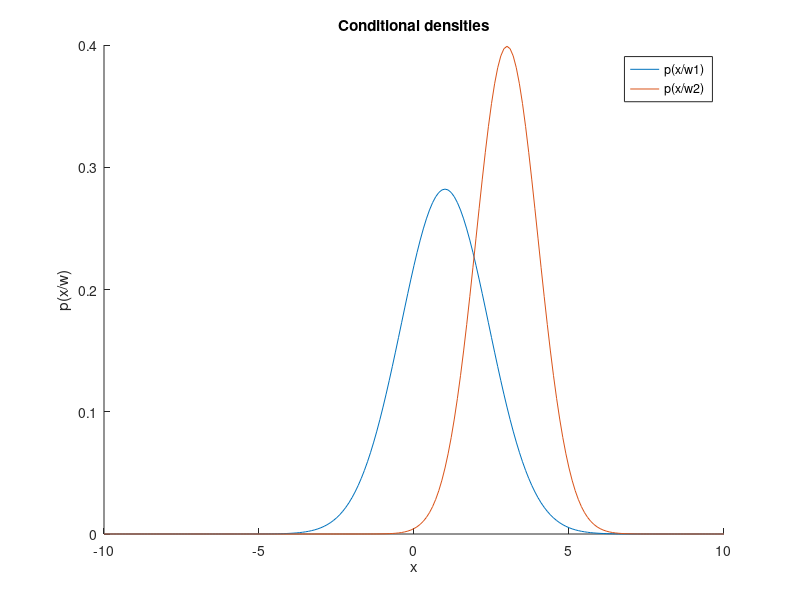
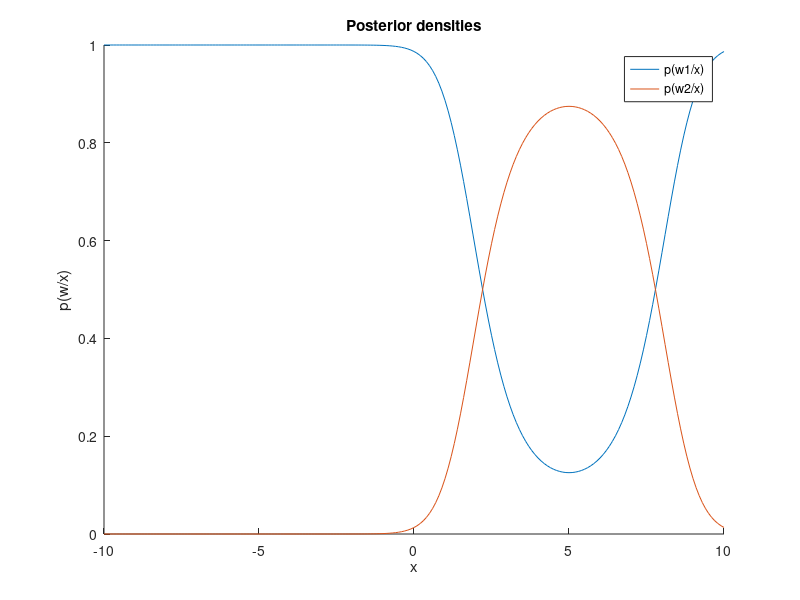

These figures' MATLAB source, in order:
clear all;
close all;
clc;

x = -10:0.1:10;
y1 = normpdf(x,1,1.414);
y2 = normpdf(x,3,1);

figure
title('Conditional densities')
hold on
plot(x,y1)
plot(x,y2)
xlabel('x')
ylabel('p(x/w)')
legend('p(x/w1)','p(x/w2)')

evidence = y1 * 0.6 + y2 * 0.4;
posterior1 = y1 * 0.6 ./ evidence;
posterior2 = y2 * 0.4 ./ evidence;

figure
title('Posterior densities')
hold on
plot(x,posterior1)
plot(x,posterior2)
xlabel('x')
ylabel('p(w/x)')
legend('p(w1/x)','p(w2/x)')